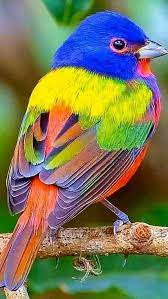
//> input picture src/image/image.png, 168 x 299 px, given in place of out.png, which was not available
$ ./kmeans_pipeline out.png out.png 3 3   (built with g++ and OpenCV 4)
//> lines starting //> are read from the running program, lines starting //| are printed output that depends on the picture; pictures that were not available may be replaced by others from this repository, and a replacement may not be noted
#include <opencv2/opencv.hpp>
#include <bits/stdc++.h>
using namespace std;
using namespace cv;

using VecD = vector<double>;
using MatD = vector<VecD>;

static inline double l2sq(const VecD& a, const VecD& b){
    double s=0.0; for(size_t i=0;i<a.size();++i){ double d=a[i]-b[i]; s+=d*d; } return s;
}
vector<int> find_closest_centroids(const MatD& X, const MatD& C){
    vector<int> idx(X.size());
    for(size_t i=0;i<X.size();++i){
        double best=numeric_limits<double>::infinity(); int bj=0;
        for(size_t j=0;j<C.size();++j){ double d=l2sq(X[i],C[j]); if(d<best){best=d; bj=(int)j;} }
        idx[i]=bj;
    }
    return idx;
}
MatD compute_centroids(const MatD& X, const vector<int>& idx, int K){
    int n=(int)X[0].size(); MatD C(K, VecD(n,0.0)); vector<int> cnt(K,0);
    for(size_t i=0;i<X.size();++i){ int k=idx[i]; cnt[k]++; for(int t=0;t<n;++t) C[k][t]+=X[i][t]; }
    for(int k=0;k<K;++k) if(cnt[k]) for(int t=0;t<n;++t) C[k][t]/=cnt[k];
    return C;
}
MatD kmeans_init_centroids(const MatD& X, int K, uint64_t seed=std::random_device{}()){
    vector<int> perm(X.size()); iota(perm.begin(),perm.end(),0); mt19937_64 rng(seed);
    shuffle(perm.begin(),perm.end(),rng); MatD C(K); for(int k=0;k<K;++k) C[k]=X[perm[k]]; return C;
}
pair<MatD, vector<int>> run_kmeans(const MatD& X, int K, int max_iters=10){
    MatD C = kmeans_init_centroids(X, K);
    vector<int> idx(X.size(),0);
    for(int it=0; it<max_iters; ++it){
        cout << "K-Means iteration " << it << "/" << (max_iters-1) << "\n";
        idx = find_closest_centroids(X, C);
        C = compute_centroids(X, idx, K);
    }
    return {C, idx};
}

// Palette visualization as a grid image
Mat palette_image(const MatD& C, int tile=40, int cols=8){
    int K = (int)C.size();
    int rows = (K + cols - 1) / cols;
    Mat img(rows*tile, cols*tile, CV_8UC3, Scalar(30,30,30));
    for(int k=0;k<K;++k){
        int r = k / cols, c = k % cols;
        const auto& cc = C[k]; // RGB in [0,1]
        Mat roi = img(Rect(c*tile, r*tile, tile, tile));
        roi.setTo(Scalar(cc[2]*255.0, cc[1]*255.0, cc[0]*255.0));
        putText(img, to_string(k), Point(c*tile+5, r*tile+tile-8), FONT_HERSHEY_SIMPLEX, 0.5, Scalar(255,255,255), 1, LINE_AA);
    }
    return img;
}

int main(int argc, char** argv){
    if(argc < 5){
        cerr << "Usage: " << argv[0] << " <input_image> <output_image> <K> <iters>\n";
        return 1;
    }
    string inPath = argv[1], outPath = argv[2];
    int K = stoi(argv[3]); int iters = stoi(argv[4]);

    Mat imgBGR = imread(inPath, IMREAD_COLOR);
//> imgBGR is the input picture: 299 rows x 168 cols, CV_8UC3; mean B, G, R 88.3, 120.4, 121.7
    if(imgBGR.empty()){ cerr << "Cannot read image: " << inPath << "\n"; return 1; }
    Mat img; imgBGR.convertTo(img, CV_32FC3, 1.0/255.0); // [0,1]

    // Flatten to (m,3) RGB
    int rows = img.rows, cols = img.cols;
//> rows = 299; cols = 168
    MatD X; X.reserve(rows*cols);
    for(int r=0;r<rows;++r){
        const Vec3f* p = img.ptr<Vec3f>(r);
        for(int c=0;c<cols;++c){ Vec3f bgr = p[c]; X.push_back({(double)bgr[2], (double)bgr[1], (double)bgr[0]}); }
    }
//> after the loop, X = 50232 items

    // Run K-Means
    auto [C, idx] = run_kmeans(X, K, iters);
//> in run_kmeans, `MatD C = kmeans_init_centroids(X, K);`: C = 3 items
//> C = 3 items; idx = 50232 items

    // Reconstruct image from centroids
    Mat out(rows, cols, CV_32FC3);
    size_t t=0;
    for(int r=0;r<rows;++r){
        Vec3f* p = out.ptr<Vec3f>(r);
        for(int c=0;c<cols;++c,++t){
            const auto& cc = C[idx[t]]; // RGB
            p[c] = Vec3f((float)cc[2], (float)cc[1], (float)cc[0]); // back to BGR
        }
    }
//> this loop made 299 passes
//> t on passes 1 to 3: 168, 336, 504
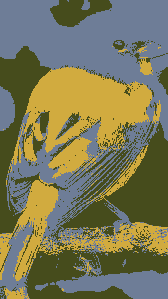
//> out: 299 rows x 168 cols, CV_32FC3; mean B, G, R 0.346, 0.472, 0.478
//> after the loop, t = 50232
    Mat out8; out.convertTo(out8, CV_8UC3, 255.0);
    imwrite(outPath, out8);
    cout << "Saved compressed image to: " << outPath << "\n";

    // Side-by-side visualization (like notebook)
    Mat visL = imgBGR; // original uint8
    Mat visR = out8;   // compressed
    int targetH = max(visL.rows, visR.rows);
//> targetH = 299
    auto resizeH=[&](const Mat& m){ if(m.rows==targetH) return m; double s=targetH/(double)m.rows; Mat o; resize(m,o,Size((int)(m.cols*s),targetH),0,0,INTER_AREA); return o; };
    Mat L = resizeH(visL), R = resizeH(visR), side; hconcat(L,R,side);
//> after `hconcat(L, R, side)`:
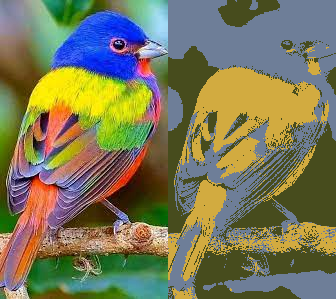
//> side: 299 rows x 336 cols, CV_8UC3; mean B, G, R 88.4, 120.4, 121.9
    putText(side, "Original", Point(20,40), FONT_HERSHEY_SIMPLEX, 1.0, Scalar(255,255,255), 2, LINE_AA);
    putText(side, "Compressed (K="+to_string(K)+")", Point(L.cols+20,40), FONT_HERSHEY_SIMPLEX, 1.0, Scalar(255,255,255), 2, LINE_AA);
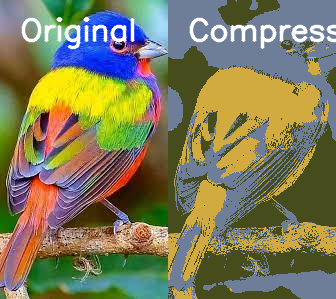
//> side: 299 rows x 336 cols, CV_8UC3; mean B, G, R 90.4, 123.5, 125.6

    // Palette window
    Mat pal = palette_image(C, 40, min(8, K));
//> in palette_image, `int K = (int)C.size();`: K = 3
//> in palette_image, `int rows = (K + cols - 1) / cols;`: rows = 1
//> in palette_image, `Mat img(rows*tile, cols*tile, CV_8UC3, Scalar(30,30,30));`: img: 40 rows x 120 cols, CV_8UC3; every value is 30
//> the loop in palette_image, `for(int k=0;k<K;++k)` made 3 passes
//> cc on passes 1 to 3: [0.431, 0.493, 0.596], [0.277, 0.299, 0.113], [0.823, 0.671, 0.25]
//> pass 1, in palette_image, `putText(img, to_string(k), Point(c*tile+5, r*tile+tile-8), FONT_HERSHE..`:
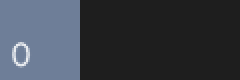
//> img: 40 rows x 120 cols, CV_8UC3 (shown 2 times larger); mean B, G, R 71.4, 63, 57.8
//> pass 2, in palette_image, `putText(img, to_string(k), Point(c*tile+5, r*tile+tile-8), FONT_HERSHE..`:
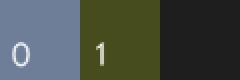
//> img: 40 rows x 120 cols, CV_8UC3 (shown 2 times larger); mean B, G, R 72, 79, 72.1
//> pass 3, in palette_image, `putText(img, to_string(k), Point(c*tile+5, r*tile+tile-8), FONT_HERSHE..`:
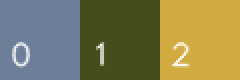
//> img: 40 rows x 120 cols, CV_8UC3 (shown 2 times larger); mean B, G, R 84.6, 126.6, 132.4

    namedWindow("K-means Compression - Side by Side", WINDOW_AUTOSIZE);
    imshow("K-means Compression - Side by Side", side);
    namedWindow("Palette (centroids)", WINDOW_AUTOSIZE);
    imshow("Palette (centroids)", pal);
    cout << "Press any key to close windows...\n";
    waitKey(0);
    destroyAllWindows();
    return 0;
}
